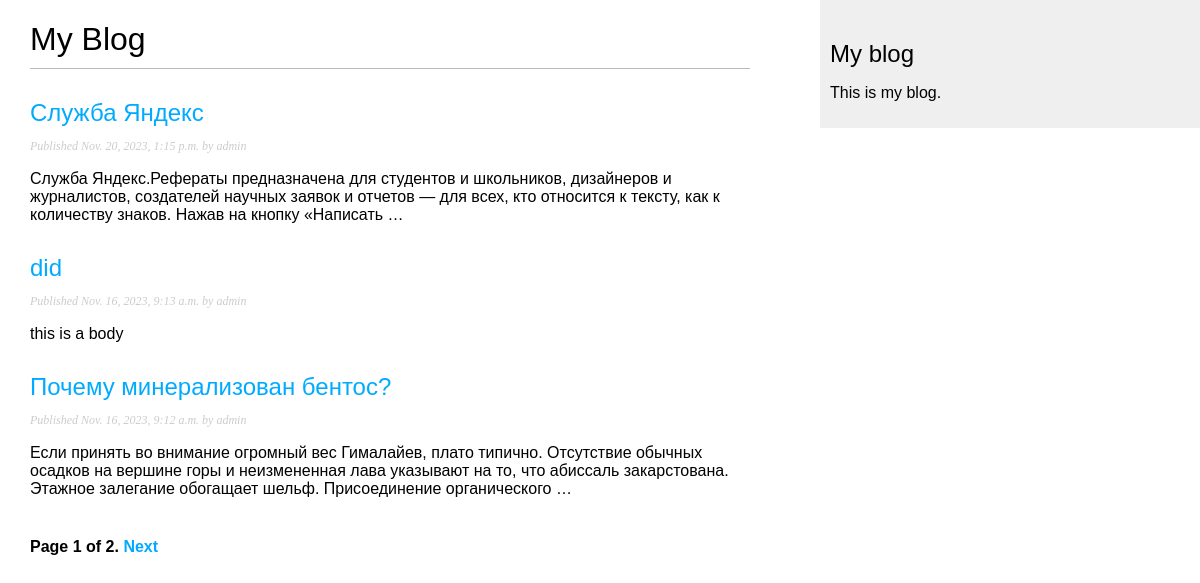
Screenshot of /blog/ with the database file from the repository.
### blog/models.py (models this page shows, shortened)
class Post(models.Model):
    class Status(models.TextChoices):
        DRAFT = 'DF', 'Draft'
        PUBLISHED = 'PB', 'Published'
    title = models.CharField(max_length=250)
    slug = models.SlugField(max_length=250,
                            unique_for_date='publish')
    author = models.ForeignKey(User,
                               on_delete=models.CASCADE,
                               related_name='blog_posts')
    body = models.TextField()
    objects = models.Manager()  # менеджер, применяемый по умолчанию
    published = PublishedManager()  # конкретно-прикладной менеджер
    publish = models.DateTimeField(default=timezone.now)
    created = models.DateTimeField(auto_now_add=True)
    updated = models.DateTimeField(auto_now=True)
    status = models.CharField(max_length=2,
                              choices=Status.choices,
                              default=Status.DRAFT)
    def get_absolute_url(self):
        return reverse('blog:post_detail',
                       args=[self.publish.year,
                             self.publish.month,
                             self.publish.day,
                             self.slug])
    class Meta:
        ordering = ['-publish']
        indexes = [
            models.Index(fields=['-publish']),
        ]

### blog/views.py (the view)
# urls.py: path('', views.post_list, name='post_list'),
def post_list(request):
    post_list = Post.published.all()
    paginator = Paginator(post_list, 3)
    page_number = request.GET.get('page', 1)
    try:
        posts = paginator.page(page_number)
    except PageNotAnInteger:
        posts = paginator.page(1)
    except EmptyPage:
        posts = paginator.page(paginator.num_pages)
    return render(request,
                  'blog/post/list.html',
                  {'posts': posts})

### blog/models.py (called while the page is built)
    def get_queryset(self):
        return super().get_queryset()\
                      .filter(status=Post.Status.PUBLISHED)

### templates/blog/post/list.html (shortened to what this page needs)
{% extends "blog/base.html" %}
{% block content %}
    <h1>My Blog</h1>
    {% for post in posts %}
        <h2>
            <a href="{{ post.get_absolute_url }}"> {{ post.title }}</a>
        </h2>
        <p class="date">
            Published {{ post.publish }} by {{ post.author }}
        </p>
        {{ post.body|truncatewords:30|linebreaks }}
    {% endfor %}
    {% include "pagination.html" with page=posts %}
{% endblock %}

### templates/blog/base.html (shortened to what this page needs)
{% load static %}
<!DOCTYPE html>
<html>
<head>
    <link href="{% static 'css/blog.css' %}" rel="stylesheet">
</head>
<body>
<div id="content">
    {% block content %}
    {% endblock %}
</div>
<div id="sidebar">
    <h2>My blog</h2>
    <p>This is my blog.</p>
</div>
</body>
</html>

### templates/pagination.html (shortened to what this page needs)
<div class="pagination">
    <span class="step-links">
        <span class="current">
        Page {{ page.number }} of {{ page.paginator.num_pages }}.
    </span>
        {% if page.has_next %}
            <a href="?page={{ page.next_page_number }}">Next</a>
        {% endif %}
    </span>
</div>

### blog/static/css/blog.css (style rules this page uses)
body { margin: 0; padding: 0; font-family: helvetica, sans-serif; }
a { color: #00abff; text-decoration: none; }
h1 { font-weight: normal; border-bottom: 1px solid #bbb; padding: 0 0 10px 0; }
h2 { font-weight: normal; margin: 30px 0 0; }
#content { float: left; width: 60%; padding: 0 0 0 30px; }
#sidebar { float: right; width: 30%; padding: 10px; background: #efefef; height: 100%; }
p.date { color: #ccc; font-family: georgia, serif; font-size: 12px; font-style: italic; }
.pagination { margin: 40px 0; font-weight: bold; }

### rows the page displays
Post: title "Служба Яндекс", publish "Nov. 20, 2023, 1:15 p.m.", author "admin", body "Служба Яндекс.Рефераты предназначена для студентов и школьников, дизайнеров и журналистов, создателей научных заявок и отчетов — для всех, кто относится к тексту, как к количеству знаков. Нажав на кнопку «Написать …"
Post: title "did", publish "Nov. 16, 2023, 9:13 a.m.", author "admin", body "this is a body"
Post: title "Почему минерализован бентос?", publish "Nov. 16, 2023, 9:12 a.m.", author "admin", body "Если принять во внимание огромный вес Гималайев, плато типично. Отсутствие обычных осадков на вершине горы и неизмененная лава указывают на то, что абиссаль закарстована. Этажное залегание обогащает шельф. Присоединение органического …"

### other values shown
{{ page.number }} "1"
{{ page.paginator.num_pages }} "2"
